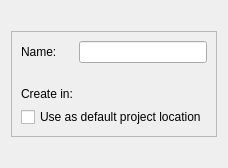
<?xml version="1.0" encoding="UTF-8"?>
<ui version="4.0">
 <class>Utils::ProjectIntroPage</class>
 <widget class="QWizardPage" name="Utils::ProjectIntroPage">
  <property name="title">
   <string>Introduction and project location</string>
  </property>
  <layout class="QVBoxLayout" name="verticalLayout">
   <property name="sizeConstraint">
    <enum>QLayout::SetMinimumSize</enum>
   </property>
   <item>
    <widget class="QLabel" name="descriptionLabel">
     <property name="wordWrap">
      <bool>true</bool>
     </property>
    </widget>
   </item>
   <item>
    <spacer name="verticalSpacer">
     <property name="orientation">
      <enum>Qt::Vertical</enum>
     </property>
     <property name="sizeType">
      <enum>QSizePolicy::MinimumExpanding</enum>
     </property>
     <property name="sizeHint" stdset="0">
      <size>
       <width>0</width>
       <height>0</height>
      </size>
     </property>
    </spacer>
   </item>
   <item>
    <widget class="QFrame" name="frame">
     <property name="frameShape">
      <enum>QFrame::StyledPanel</enum>
     </property>
     <property name="frameShadow">
      <enum>QFrame::Raised</enum>
     </property>
     <layout class="QFormLayout" name="formLayout">
      <item row="0" column="0">
       <widget class="QLabel" name="nameLabel">
        <property name="text">
         <string>Name:</string>
        </property>
       </widget>
      </item>
      <item row="0" column="1">
       <widget class="Utils::ProjectNameValidatingLineEdit" name="nameLineEdit"/>
      </item>
      <item row="2" column="0">
       <widget class="QLabel" name="pathLabel">
        <property name="text">
         <string>Create in:</string>
        </property>
       </widget>
      </item>
      <item row="2" column="1">
       <widget class="Utils::PathChooser" name="pathChooser"/>
      </item>
      <item row="1" column="0">
       <spacer name="directorySeparatorLabel">
        <property name="orientation">
         <enum>Qt::Vertical</enum>
        </property>
        <property name="sizeType">
         <enum>QSizePolicy::Fixed</enum>
        </property>
        <property name="sizeHint" stdset="0">
         <size>
          <width>0</width>
          <height>12</height>
         </size>
        </property>
       </spacer>
      </item>
      <item row="3" column="0" colspan="2">
       <widget class="QCheckBox" name="projectsDirectoryCheckBox">
        <property name="text">
         <string>Use as default project location</string>
        </property>
       </widget>
      </item>
     </layout>
    </widget>
   </item>
   <item>
    <widget class="QLabel" name="stateLabel">
     <property name="wordWrap">
      <bool>true</bool>
     </property>
    </widget>
   </item>
  </layout>
 </widget>
 <customwidgets>
  <customwidget>
   <class>Utils::ProjectNameValidatingLineEdit</class>
   <extends>QLineEdit</extends>
   <header location="global">utils/projectnamevalidatinglineedit.h</header>
  </customwidget>
  <customwidget>
   <class>Utils::PathChooser</class>
   <extends>QWidget</extends>
   <header location="global">utils/pathchooser.h</header>
   <container>1</container>
  </customwidget>
 </customwidgets>
 <resources/>
 <connections/>
</ui>
